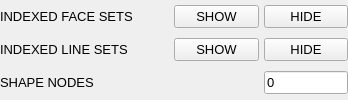
	<widget class="QWidget" name="panelSceneGraph">
	  <property name="sizePolicy">
	    <sizepolicy hsizetype="Expanding" vsizetype="Fixed">
	      <horstretch>0</horstretch>
	      <verstretch>0</verstretch>
	    </sizepolicy>
	  </property>
	  <property name="visible">
	    <bool>false</bool>
	  </property>

	  <layout class="QGridLayout" name="panelSceneGraphGridLayout">
	    <property name="leftMargin">
	      <number>0</number>
	    </property>
	    <property name="topMargin">
	      <number>0</number>
	    </property>
	    <property name="rightMargin">
	      <number>0</number>
	    </property>
	    <property name="bottomMargin">
	      <number>0</number>
	    </property>
	    <property name="spacing">
	      <number>5</number>
	    </property>

	    <item row="0" column="1">
	      <widget class="QLabel" name="labelSceneIndexedFaceSets">
		<property name="sizePolicy">
		  <sizepolicy hsizetype="Expanding" vsizetype="Fixed">
		    <horstretch>2</horstretch>
		    <verstretch>0</verstretch>
		  </sizepolicy>
		</property>
		<property name="margin">
		  <number>5</number>
		</property>
		<property name="alignment">
		  <set>Qt::AlignLeft|Qt::AlignVCenter</set>
		</property>
		<property name="text">
		  <string>INDEXED FACE SETS</string>
		</property>
		<property name="font">
		  <font>
		    <pointsize>10</pointsize>
		  </font>
		</property>
	      </widget>
	    </item>

	    <item row="0" column="2">
	      <widget class="QPushButton"
		      name="pushButtonSceneGraphIndexedFaceSetsShow">
		<property name="sizePolicy">
		  <sizepolicy hsizetype="Expanding" vsizetype="Fixed">
		    <horstretch>1</horstretch>
		    <verstretch>0</verstretch>
		  </sizepolicy>
		</property>
		<property name="text">
		  <string>SHOW</string>
		</property>
		<property name="font">
		  <font>
		    <pointsize>10</pointsize>
		  </font>
		</property>
	      </widget>
	    </item>

	    <item row="0" column="3">
	      <widget class="QPushButton"
		      name="pushButtonSceneGraphIndexedFaceSetsHide">
		<property name="sizePolicy">
		  <sizepolicy hsizetype="Expanding" vsizetype="Fixed">
		    <horstretch>1</horstretch>
		    <verstretch>0</verstretch>
		  </sizepolicy>
		</property>
		<property name="text">
		  <string>HIDE</string>
		</property>
		<property name="font">
		  <font>
		    <pointsize>10</pointsize>
		  </font>
		</property>
	      </widget>
	    </item>

	    <item row="1" column="1">
	      <widget class="QLabel" name="labelSceneIndexedLineSets">
		<property name="sizePolicy">
		  <sizepolicy hsizetype="Expanding" vsizetype="Fixed">
		    <horstretch>2</horstretch>
		    <verstretch>0</verstretch>
		  </sizepolicy>
		</property>
		<property name="margin">
		  <number>5</number>
		</property>
		<property name="alignment">
		  <set>Qt::AlignLeft|Qt::AlignVCenter</set>
		</property>
		<property name="text">
		  <string>INDEXED LINE SETS</string>
		</property>
		<property name="font">
		  <font>
		    <pointsize>10</pointsize>
		  </font>
		</property>
	      </widget>
	    </item>

	    <item row="1" column="2">
	      <widget class="QPushButton"
		      name="pushButtonSceneGraphIndexedLineSetsShow">
		<property name="sizePolicy">
		  <sizepolicy hsizetype="Expanding" vsizetype="Fixed">
		    <horstretch>1</horstretch>
		    <verstretch>0</verstretch>
		  </sizepolicy>
		</property>
		<property name="text">
		  <string>SHOW</string>
		</property>
		<property name="font">
		  <font>
		    <pointsize>10</pointsize>
		  </font>
		</property>
	      </widget>
	    </item>

	    <item row="1" column="3">
	      <widget class="QPushButton"
		      name="pushButtonSceneGraphIndexedLineSetsHide">
		<property name="sizePolicy">
		  <sizepolicy hsizetype="Expanding" vsizetype="Fixed">
		    <horstretch>1</horstretch>
		    <verstretch>0</verstretch>
		  </sizepolicy>
		</property>
		<property name="text">
		  <string>HIDE</string>
		</property>
		<property name="font">
		  <font>
		    <pointsize>10</pointsize>
		  </font>
		</property>
	      </widget>
	    </item>

	    <item row="2" column="1">
	      <widget class="QLabel" name="labelSceneShapeNodes">
		<property name="sizePolicy">
		  <sizepolicy hsizetype="Expanding" vsizetype="Fixed">
		    <horstretch>2</horstretch>
		    <verstretch>0</verstretch>
		  </sizepolicy>
		</property>
		<property name="margin">
		  <number>5</number>
		</property>
		<property name="alignment">
		  <set>Qt::AlignLeft|Qt::AlignVCenter</set>
		</property>
		<property name="text">
		  <string>SHAPE NODES</string>
		</property>
		<property name="font">
		  <font>
		    <pointsize>10</pointsize>
		  </font>
		</property>
	      </widget>
	    </item>

	    <item row="2" column="3">
	      <widget class="QLineEdit" name="editSceneShapeNodes">
		<property name="sizePolicy">
		  <sizepolicy hsizetype="Expanding" vsizetype="Fixed">
		    <horstretch>1</horstretch>
		    <verstretch>0</verstretch>
		  </sizepolicy>
		</property>
		<property name="text">
		  <string>0</string>
		</property>
		<property name="readOnly">
		  <bool>true</bool>
		</property>
		<property name="font">
		  <font>
		    <pointsize>10</pointsize>
		  </font>
		</property>
	      </widget>
	    </item>
	    
	  </layout> <!-- "panelSceneGraphGridLayout" -->
	</widget>
